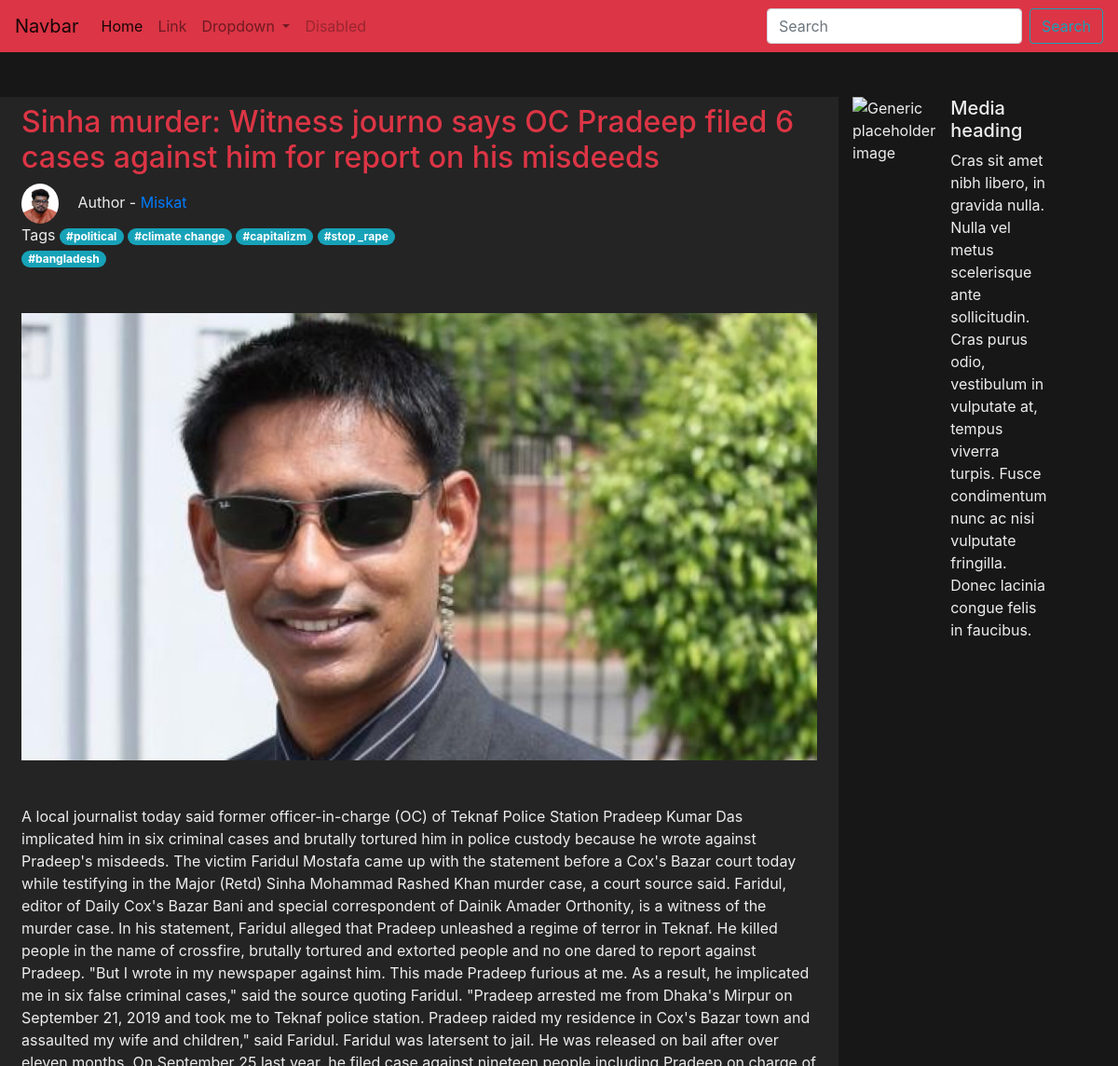
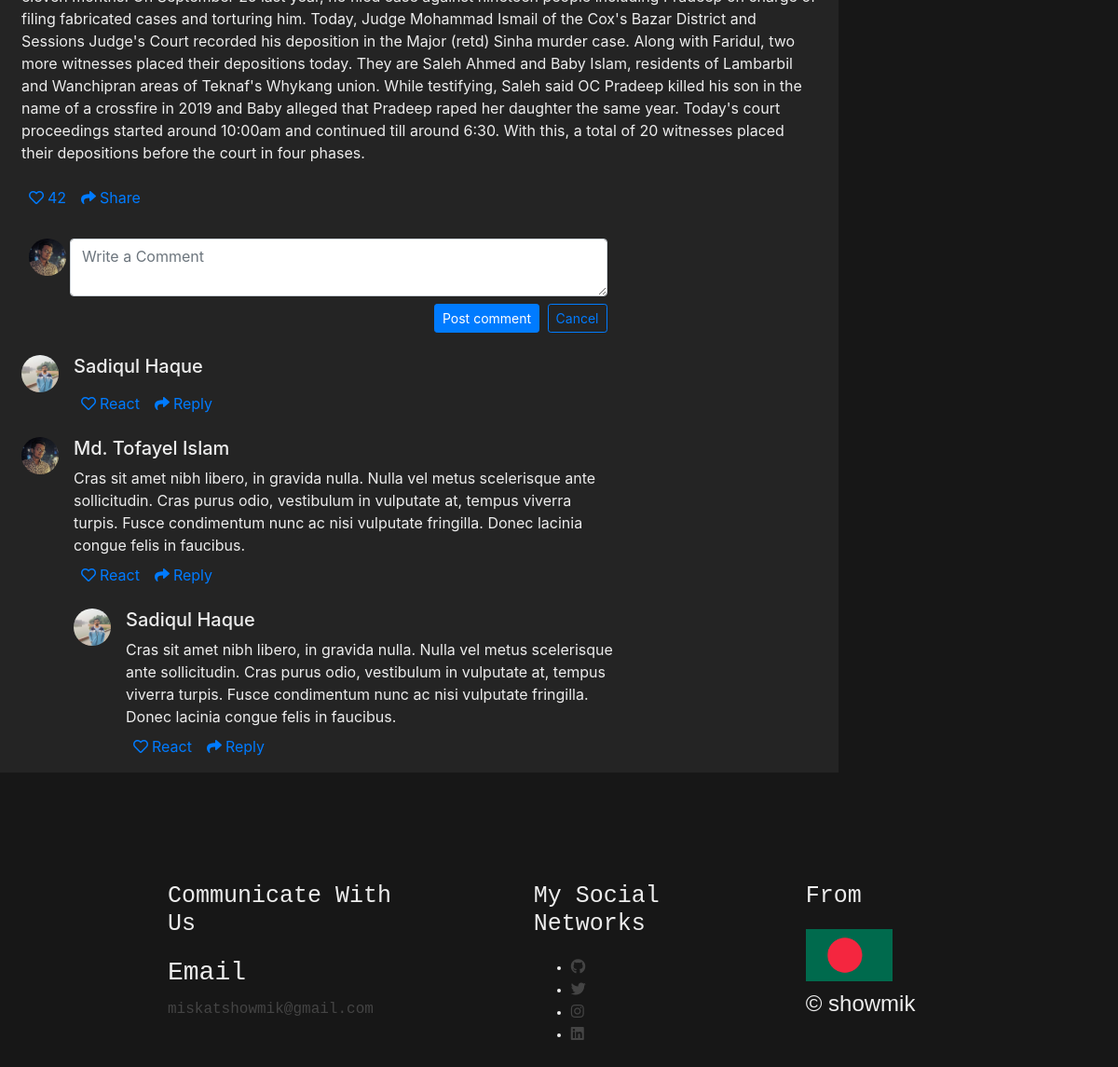
Screenshot of /news/1 with the database file from the repository (2 pictures, top to bottom).
### blogs/models.py (models this page shows, shortened)
class Blog(models.Model):
    title = models.CharField(max_length=255)
    body = models.TextField(max_length=10000)
    img = models.ImageField(upload_to="media")
    author = models.ForeignKey(Author, on_delete=SET_NULL,null=True)
    time_created = models.DateTimeField(auto_now_add=True)
    react = models.IntegerField(blank=True, null=True)
    comment = models.ManyToManyField(Comment)
    category = models.ForeignKey(Category, on_delete=SET_NULL, null=True)
    tags = models.ManyToManyField(Tag)

class Author(models.Model):
    name = models.CharField(max_length=50)
    author_img = models.ImageField(upload_to="media")
    email = models.EmailField()
    institution = models.CharField(max_length=100 , blank=True,null=True)
    study_subject = models.CharField(max_length=100, blank=True, null=True)
    current_year = models.CharField(max_length=50, blank=True, null=True)
    github = models.CharField(max_length=100, blank=True, null=True)
    facebook = models.CharField(max_length=100, blank=True, null=True)
    Twitter = models.CharField(max_length=100, blank=True, null=True)

class Tag(models.Model):
    name = models.CharField(max_length=100, blank=True, null=True)
    def __str__(self):
        return self.name

### blogs/views.py (the view)
# urls.py: path('news/<int:pk>', views.home2, name='news')
def home2(request, pk):
    current_blog = Blog.objects.get(id=pk)
    tag = current_blog.tags.all()
    tags = []
    for i in range(len(tag)):
        tags.append(tag[i])
    context = {
        'current': current_blog,
        'tags': tags
    }
    return render(request, 'blogs/single_blog_page.html', context)

### templates/blogs/single_blog_page.html (shortened to what this page needs)
{% load static %}
<!DOCTYPE html>
<html lang="en">
<head>
    <link
            rel="stylesheet"
            href="https://stackpath.bootstrapcdn.com/bootstrap/4.1.1/css/bootstrap.min.css"
    />
    <link
            rel="stylesheet"
            href="https://use.fontawesome.com/releases/v5.15.3/css/all.css"
    />
    <link rel="stylesheet" href="{% static 'css/style2.css' %}"/>
</head>
<body>
{% include 'blogs/navbar.html' %}
<main class="container-fluid my-5">
    <div class="row">
        <div class="col-9 main1">
            <div class="d-flex flex-column">
                <div class="p-2">
                    <h2 class="text-danger">
                        {{ current.title }}
                    </h2>
                    <img
                            class="mr-3 rounded-circle"
                            src="{% get_media_prefix %}{{ current.author.author_img }}"
                            width="40"
                            alt="Generic placeholder image"
                    />
                    <p class="d-inline">Author - <a href="">{{ current.author.name }}</a></p>
                    <div class="tag">
                        <span>Tags</span>
                    {% for tag in tags %}
                        <span class="badge badge-pill badge-info">#{{ tag }}</span>
                    {% endfor %}
                    </div>
                    <img src="{% get_media_prefix %}{{ current.img }}" class="img-fluid my-5" alt="Responsive image">
                    <p>
                        {{ current.body }}
                    </p>
                    <div class="">
                        <div class="d-flex flex-row fs-12">
                            <div class="like p-2 cursor">
                                <a href=""
                                ><i class="far fa-heart"></i
                                ><span class="ml-1">{{ current.react }}</span></a
                                >
                            </div>
                            <div class="like p-2 cursor">
                                <a href=""
                                ><i class="fa fa-share"></i
                                ><span class="ml-1">Share</span></a
                                >
                            </div>
                        </div>
                    </div>
                </div>
                <div class="p-2 w-75">
                    <div class="p-2">
                        <div class="d-flex flex-row align-items-start">
                            <img
                                    class="rounded-circle"
                                    src="{% static 'images/tofayel.jpg' %}"
                                    width="40"
                            /><textarea
                                class="form-control ml-1 shadow-none textarea"
                                placeholder="Write a Comment"
                        ></textarea>
                        </div>
                        <div class="mt-2 text-right">
                            <button
                                    class="btn btn-primary btn-sm shadow-none"
                                    type="button"
                            >
                                Post comment
                            </button
                            >
                            <button
                                    class="btn btn-outline-primary btn-sm ml-1 shadow-none"
                                    type="button"
                            >
                                Cancel
                            </button>
                        </div>
                    </div>
                </div>
                <div class="p-2 w-75">
                    <div class="media">
                        <img
                                class="mr-3 rounded-circle"
                                src="{% static 'images/sadi.jpg' %}"
                                width="40"
                                alt="Generic placeholder image"
                        />
                        <div class="media-body">
                            <h5 class="mt-0">Sadiqul Haque</h5>
                            <div class="">
                                <div class="d-flex flex-row fs-12">
                                    <div class="like p-2 cursor">
                                        <a href=""
                                        ><i class="far fa-heart"></i
                                        ><span class="ml-1">React</span></a
                                        >
                                    </div>
                                    <div class="like p-2 cursor">
                                        <a href=""
                                        ><i class="fa fa-share"></i
                                        ><span class="ml-1">Reply</span></a
                                        >
                                    </div>
                                </div>
                            </div>
                        </div>
                    </div>
                </div>
                <div class="p-2">
                    <div class="media w-75">
                        <img
                                class="mr-3 rounded-circle"
                                src="{% static 'images/tofayel.jpg' %}" width="40"
                                alt="Generic placeholder image"
                        />
                        <div class="media-body">
                            <h5 class="mt-0">Md. Tofayel Islam</h5>
                            Cras sit amet nibh libero, in gravida nulla. Nulla vel metus
                            scelerisque ante sollicitudin. Cras purus odio, vestibulum in
                            vulputate at, tempus viverra turpis. Fusce condimentum nunc ac
                            nisi vulputate fringilla. Donec lacinia congue felis in
                            faucibus.
                            <div class="">
                                <div class="d-flex flex-row fs-12">
                                    <div class="like p-2 cursor">
                                        <a href=""
                                        ><i class="far fa-heart"></i
                                        ><span class="ml-1">React</span></a
                                        >
                                    </div>
                                    <div class="like p-2 cursor">
                                        <a href=""
                                        ><i class="fa fa-share"></i
                                        ><span class="ml-1">Reply</span></a
                                        >
                                    </div>
                                </div>
                            </div>
                            <div class="media mt-3">
                                <a class="pr-3" href="#">
                                    <img src="{% static 'images/sadi.jpg' %}"
                                         class="rounded-circle"
                                         width="40"
                                         alt="Generic placeholder image"
                                    />
                                </a>
                                <div class="media-body">
                                    <h5 class="mt-0">Sadiqul Haque</h5>
                                    Cras sit amet nibh libero, in gravida nulla. Nulla vel
                                    metus scelerisque ante sollicitudin. Cras purus odio,
                                    vestibulum in vulputate at, tempus viverra turpis. Fusce
                                    condimentum nunc ac nisi vulputate fringilla. Donec
                                    lacinia congue felis in faucibus.
                                    <div class="">
                                        <div class="d-flex flex-row fs-12">
                                            <div class="like p-2 cursor">
                                                <a href=""
                                                ><i class="far fa-heart"></i
                                                ><span class="ml-1">React</span></a
                                                >
                                            </div>
                                            <div class="like p-2 cursor">
                                                <a href=""
                                                ><i class="fa fa-share"></i
                                                ><span class="ml-1">Reply</span></a
                                                >
                                            </div>
                                        </div>
                                    </div>
                                </div>
                            </div>
                        </div>
                    </div>
                </div>
            </div>
        </div>
        <div class="col-2">
            <div class="media">
                <img class="mr-3" src="..." alt="Generic placeholder image"/>
                <div class="media-body">
                    <h5 class="mt-0">Media heading</h5>
                    Cras sit amet nibh libero, in gravida nulla. Nulla vel metus
                    scelerisque ante sollicitudin. Cras purus odio, vestibulum in
                    vulputate at, tempus viverra turpis. Fusce condimentum nunc ac
                    nisi vulputate fringilla. Donec lacinia congue felis in faucibus.
                </div>
            </div>
        </div>
    </div>
</main>
{% include 'blogs/footer.html' %}
</body>
</html>

### static/css/style2.css (style rules this page uses)
:root { --body_background_color:#171717; --body_font_color:#EDEDED; --red:#DA0037; --dark_grey:#444444; }
body { background-color: #171717; color: #EDEDED; }
.tag { width: 50%; }
.main1 { background-color: #242424; }

### rows the page displays
Blog: title "Sinha murder: Witness journo says OC Pradeep filed 6 cases against him for report on his misdeeds", author.author_img (picture), author.name "Miskat", img (picture), body "A local journalist today said former officer-in-charge (OC) of Teknaf Police Station Pradeep Kumar Das implicated him in six criminal cases and brutally tortured him in police custody because he wrote against Pradeep's misdeeds. The victim Faridul Mostafa came up with the statement before a Cox's Bazar court today while testifying in the Major (Retd) Sinha Mohammad Rashed Khan murder case, a court source said. Faridul, editor of Daily Cox's Bazar Bani and special correspondent of Dainik Amader Orthonity, is a witness of the murder case. In his statement, Faridul alleged that Pradeep unleashed a regime of terror in Teknaf. He killed people in the name of crossfire, brutally tortured and…", react "42"
Tag: name "political"
Tag: name "climate change"
Tag: name "capitalizm"
Tag: name "stop _rape"
Tag: name "bangladesh"
